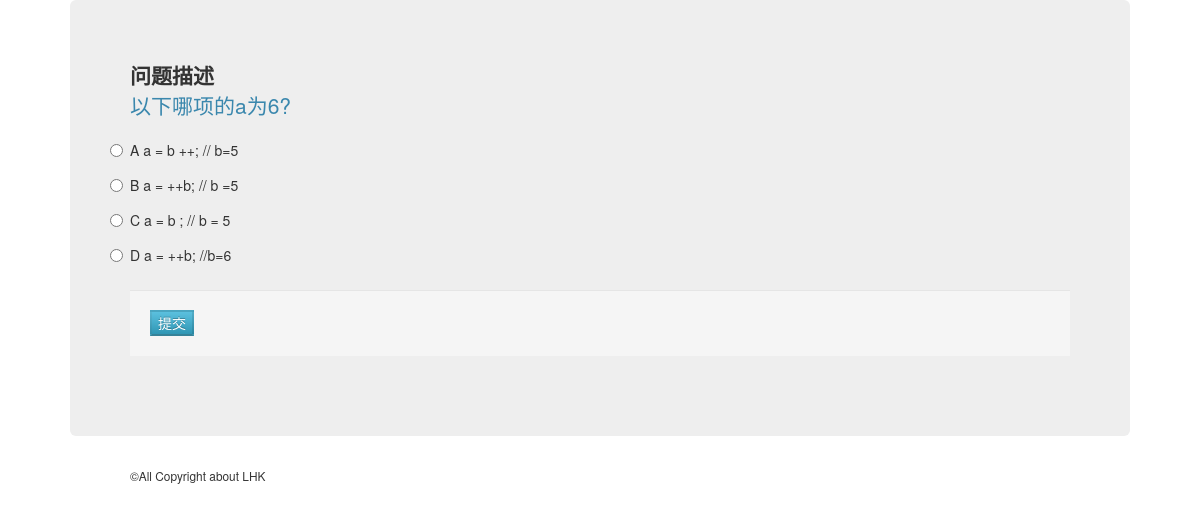
The app's page /Tapp/courses/select/1/ with its own data.
### Tapp/models.py (models this page shows, shortened)
class SelectQuestion(models.Model): # 选择题
    knowledge = models.ForeignKey(Knowledge,on_delete=models.CASCADE) # 对应知识
    question_text = models.CharField(max_length=200) # 问题描述
    total_submit = models.IntegerField(default=0) # 总提交人数
    correct_submit = models.IntegerField(default=0) # 正确人数
    answer = models.CharField(max_length=1,choices=[('A','Answer A'),('B','Answer B'),('C','Answer C'),('D','Answer D')]) # 问题答案
    choice_A = models.CharField(max_length=100) # 选项A
    choice_B = models.CharField(max_length=100) # 选项B
    choice_C = models.CharField(max_length=100) # 选项C
    choice_D = models.CharField(max_length=100) # 选项D
    question_analysis = models.TextField(default="") # 问题解析

### Tapp/views.py (the view)
# urls.py: path('courses/select/<int:pk>/',views.SelectDetailView.as_view(),name="selectDetail"),
class SelectDetailView(generic.DetailView):
    model = SelectQuestion
    template_name = "Tapp/selectDetail.html"
    context_object_name = 'select'
    pass

### Tapp/templates/Tapp/selectDetail.html (shortened to what this page needs)
<head>
    {% load static %}
    <link rel="stylesheet" href="{% static 'Tapp/css/bootstrap.css' %}">
</head>
<body>
    <div class="container hero-unit">
    {% if select %}
        <p class="lead"><strong>问题描述</strong> <br> <span class="text-info">{{ select.question_text }}</span> </p>
        <form action="{% url 'Tapp:handleSelect' select.id %}" method="POST">
            <div class='radio'>
                <p class=row>
                    <input type="radio" id="AnswerA" name="question" value="A" />
                    <label for="AnswerA">A {{select.choice_A}}</label>
                </p>
                <p class=row>
                    <input type="radio" id="AnswerB" name="question" value="B" />
                    <label for="AnswerB">B {{select.choice_B}}</label>
                </p>
                <p class=row>
                    <input type="radio" id="AnswerC" name="question" value="C" />
                    <label for="AnswerC">C {{select.choice_C}}</label>
                </p>
                <p class=row>
                    <input type="radio" id="AnswerD" name="question" value="D" />
                    <label for="AnswerD">D {{select.choice_D}}</label>
                </p>
            </div>
            <div class="form-actions">
                <button class="btn-info btn-default">提交</button>
            </div>
        </form>
    </div>
    {% else %}
    <p class="lead">No such question</p>
    {% endif %}
</body>
<footer>
    <div class="container">
        <small>&COPY;All Copyright about LHK</small>
    </div>
</footer>

### records on screen
SelectQuestion: question_text "以下哪项的a为6?", choice_A "a = b ++; // b=5", choice_B "a = ++b; // b =5", choice_C "a = b ; // b = 5", choice_D "a = ++b; //b=6"
